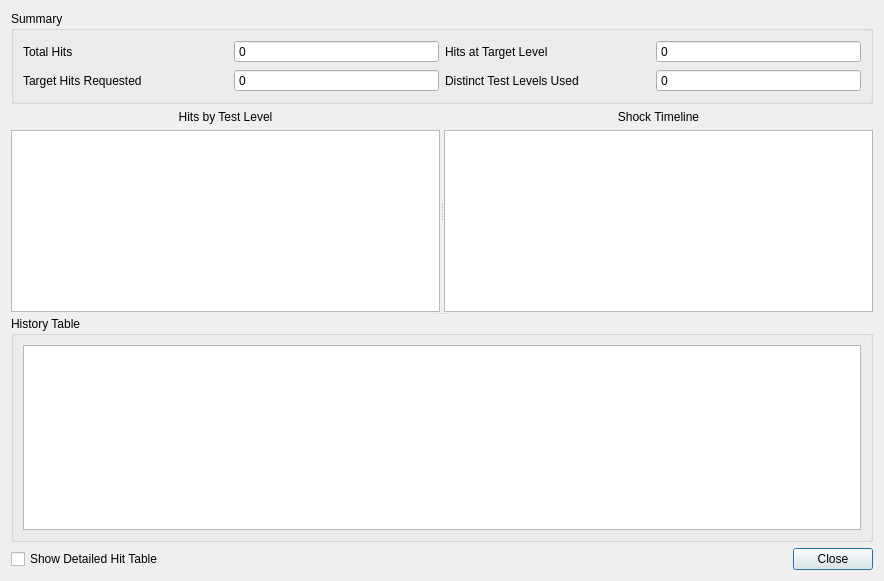
<?xml version="1.0" encoding="UTF-8"?>
<ui version="4.0">
 <class>shock_history_dialog</class>
 <widget class="QDialog" name="shock_history_dialog">
  <property name="geometry">
   <rect>
    <x>0</x>
    <y>0</y>
    <width>884</width>
    <height>581</height>
   </rect>
  </property>
  <property name="windowTitle">
   <string>Shock History</string>
  </property>
  <layout class="QVBoxLayout" name="verticalLayout">
   <item>
    <widget class="QSplitter" name="splitter">
     <property name="orientation">
      <enum>Qt::Vertical</enum>
     </property>
     <widget class="QWidget" name="verticalLayoutWidget">
      <layout class="QVBoxLayout" name="top_layout">
       <item>
        <widget class="QGroupBox" name="summary_groupbox">
         <property name="sizePolicy">
          <sizepolicy hsizetype="Preferred" vsizetype="Fixed">
           <horstretch>0</horstretch>
           <verstretch>0</verstretch>
          </sizepolicy>
         </property>
         <property name="title">
          <string>Summary</string>
         </property>
         <layout class="QGridLayout" name="summary_layout">
          <item row="0" column="0">
           <widget class="QLabel" name="total_hits_label">
            <property name="text">
             <string>Total Hits</string>
            </property>
           </widget>
          </item>
          <item row="0" column="1">
           <widget class="QSpinBox" name="total_hits_display">
            <property name="toolTip">
             <string>&lt;html&gt;&lt;head/&gt;&lt;body&gt;&lt;p&gt;&lt;span style=&quot; font-weight:600;&quot;&gt;Total Hits&lt;/span&gt;&lt;/p&gt;&lt;p&gt;Shows the total number of hits applied to the test article.&lt;/p&gt;&lt;/body&gt;&lt;/html&gt;</string>
            </property>
            <property name="readOnly">
             <bool>true</bool>
            </property>
            <property name="buttonSymbols">
             <enum>QAbstractSpinBox::NoButtons</enum>
            </property>
            <property name="maximum">
             <number>1000000000</number>
            </property>
           </widget>
          </item>
          <item row="0" column="2">
           <widget class="QLabel" name="hits_at_target_label">
            <property name="text">
             <string>Hits at Target Level</string>
            </property>
           </widget>
          </item>
          <item row="0" column="3">
           <widget class="QSpinBox" name="hits_at_target_display">
            <property name="toolTip">
             <string>&lt;html&gt;&lt;head/&gt;&lt;body&gt;&lt;p&gt;&lt;span style=&quot; font-weight:600;&quot;&gt;Hits at Target Level&lt;/span&gt;&lt;/p&gt;&lt;p&gt;Displays the total number of hits that were performed at or above the target test level.&lt;/p&gt;&lt;/body&gt;&lt;/html&gt;</string>
            </property>
            <property name="readOnly">
             <bool>true</bool>
            </property>
            <property name="buttonSymbols">
             <enum>QAbstractSpinBox::NoButtons</enum>
            </property>
            <property name="maximum">
             <number>1000000000</number>
            </property>
           </widget>
          </item>
          <item row="1" column="0">
           <widget class="QLabel" name="target_hits_label">
            <property name="text">
             <string>Target Hits Requested</string>
            </property>
           </widget>
          </item>
          <item row="1" column="1">
           <widget class="QSpinBox" name="target_hits_display">
            <property name="toolTip">
             <string>&lt;html&gt;&lt;head/&gt;&lt;body&gt;&lt;p&gt;&lt;span style=&quot; font-weight:600;&quot;&gt;Target Hits Requested&lt;/span&gt;&lt;/p&gt;&lt;p&gt;The total number of hits that were requeted at the target test level by the specification.&lt;/p&gt;&lt;/body&gt;&lt;/html&gt;</string>
            </property>
            <property name="readOnly">
             <bool>true</bool>
            </property>
            <property name="buttonSymbols">
             <enum>QAbstractSpinBox::NoButtons</enum>
            </property>
            <property name="maximum">
             <number>1000000000</number>
            </property>
           </widget>
          </item>
          <item row="1" column="2">
           <widget class="QLabel" name="distinct_levels_label">
            <property name="text">
             <string>Distinct Test Levels Used</string>
            </property>
           </widget>
          </item>
          <item row="1" column="3">
           <widget class="QSpinBox" name="distinct_levels_display">
            <property name="toolTip">
             <string>&lt;html&gt;&lt;head/&gt;&lt;body&gt;&lt;p&gt;&lt;span style=&quot; font-weight:600;&quot;&gt;Distinct Test Levels Used&lt;/span&gt;&lt;/p&gt;&lt;p&gt;Displays the total number of different levels used to impact the test article.&lt;/p&gt;&lt;/body&gt;&lt;/html&gt;</string>
            </property>
            <property name="readOnly">
             <bool>true</bool>
            </property>
            <property name="buttonSymbols">
             <enum>QAbstractSpinBox::NoButtons</enum>
            </property>
            <property name="maximum">
             <number>1000000000</number>
            </property>
           </widget>
          </item>
         </layout>
        </widget>
       </item>
       <item>
        <widget class="QSplitter" name="plot_splitter">
         <property name="orientation">
          <enum>Qt::Horizontal</enum>
         </property>
         <widget class="QWidget" name="level_plot_widget">
          <layout class="QVBoxLayout" name="level_plot_layout">
           <item>
            <widget class="QLabel" name="level_plot_label">
             <property name="text">
              <string>Hits by Test Level</string>
             </property>
             <property name="alignment">
              <set>Qt::AlignCenter</set>
             </property>
            </widget>
           </item>
           <item>
            <widget class="PlotWidget" name="hits_by_level_plot">
             <property name="toolTip">
              <string>&lt;html&gt;&lt;head/&gt;&lt;body&gt;&lt;p&gt;&lt;span style=&quot; font-weight:600;&quot;&gt;Hit by Test Level Histogram&lt;/span&gt;&lt;/p&gt;&lt;p&gt;Presents a histogram to display how many hits have been performed at each test level.&lt;/p&gt;&lt;/body&gt;&lt;/html&gt;</string>
             </property>
            </widget>
           </item>
          </layout>
         </widget>
         <widget class="QWidget" name="timeline_plot_widget">
          <layout class="QVBoxLayout" name="timeline_plot_layout">
           <item>
            <widget class="QLabel" name="timeline_plot_label">
             <property name="text">
              <string>Shock Timeline</string>
             </property>
             <property name="alignment">
              <set>Qt::AlignCenter</set>
             </property>
            </widget>
           </item>
           <item>
            <widget class="PlotWidget" name="shock_timeline_plot">
             <property name="toolTip">
              <string>&lt;html&gt;&lt;head/&gt;&lt;body&gt;&lt;p&gt;&lt;span style=&quot; font-weight:600;&quot;&gt;Shock Timeline&lt;/span&gt;&lt;/p&gt;&lt;p&gt;Shows the test level used for each impact.&lt;/p&gt;&lt;/body&gt;&lt;/html&gt;</string>
             </property>
            </widget>
           </item>
          </layout>
         </widget>
        </widget>
       </item>
      </layout>
     </widget>
     <widget class="QWidget" name="verticalLayoutWidget_2">
      <layout class="QVBoxLayout" name="bottom_layout">
       <item>
        <widget class="QGroupBox" name="history_table_groupbox">
         <property name="title">
          <string>History Table</string>
         </property>
         <layout class="QVBoxLayout" name="verticalLayout_2">
          <item>
           <widget class="QTableWidget" name="history_table">
            <property name="toolTip">
             <string>&lt;html&gt;&lt;head/&gt;&lt;body&gt;&lt;p&gt;&lt;span style=&quot; font-weight:600;&quot;&gt;History Table&lt;/span&gt;&lt;/p&gt;&lt;p&gt;A detailed hit table containing each impact, its test level, the time stamp, and other information.&lt;/p&gt;&lt;/body&gt;&lt;/html&gt;</string>
            </property>
           </widget>
          </item>
         </layout>
        </widget>
       </item>
      </layout>
     </widget>
    </widget>
   </item>
   <item>
    <layout class="QHBoxLayout" name="button_layout">
     <item>
      <widget class="QCheckBox" name="show_history_table_checkbox">
       <property name="toolTip">
        <string>&lt;html&gt;&lt;head/&gt;&lt;body&gt;&lt;p&gt;&lt;span style=&quot; font-weight:600;&quot;&gt;Show Detailed Hit Table&lt;/span&gt;&lt;/p&gt;&lt;p&gt;If checked, a detailed hit table containing test level, time stamp, and other information is displayed.&lt;/p&gt;&lt;/body&gt;&lt;/html&gt;</string>
       </property>
       <property name="text">
        <string>Show Detailed Hit Table</string>
       </property>
       <property name="checked">
        <bool>false</bool>
       </property>
      </widget>
     </item>
     <item>
      <spacer name="button_spacer">
       <property name="orientation">
        <enum>Qt::Horizontal</enum>
       </property>
       <property name="sizeHint" stdset="0">
        <size>
         <width>40</width>
         <height>20</height>
        </size>
       </property>
      </spacer>
     </item>
     <item>
      <widget class="QPushButton" name="close_button">
       <property name="toolTip">
        <string>&lt;html&gt;&lt;head/&gt;&lt;body&gt;&lt;p&gt;&lt;span style=&quot; font-weight:600;&quot;&gt;Close&lt;/span&gt;&lt;/p&gt;&lt;p&gt;Closes the dialog box.&lt;/p&gt;&lt;/body&gt;&lt;/html&gt;</string>
       </property>
       <property name="text">
        <string>Close</string>
       </property>
      </widget>
     </item>
    </layout>
   </item>
  </layout>
 </widget>
 <customwidgets>
  <customwidget>
   <class>PlotWidget</class>
   <extends>QGraphicsView</extends>
   <header location="global">pyqtgraph</header>
  </customwidget>
 </customwidgets>
 <resources/>
 <connections/>
</ui>
